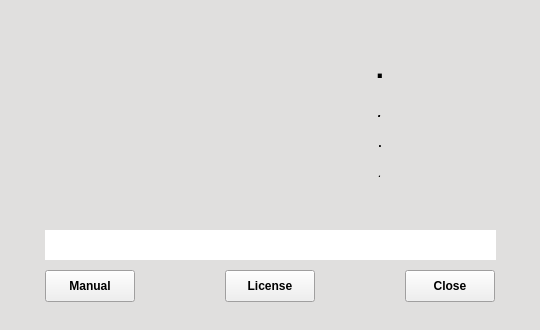
<?xml version="1.0" encoding="UTF-8"?>
<ui version="4.0">
 <class>InfoDialog</class>
 <widget class="QDialog" name="InfoDialog">
  <property name="geometry">
   <rect>
    <x>0</x>
    <y>0</y>
    <width>540</width>
    <height>330</height>
   </rect>
  </property>
  <property name="sizePolicy">
   <sizepolicy hsizetype="Fixed" vsizetype="Fixed">
    <horstretch>0</horstretch>
    <verstretch>0</verstretch>
   </sizepolicy>
  </property>
  <property name="minimumSize">
   <size>
    <width>540</width>
    <height>330</height>
   </size>
  </property>
  <property name="maximumSize">
   <size>
    <width>540</width>
    <height>330</height>
   </size>
  </property>
  <property name="baseSize">
   <size>
    <width>600</width>
    <height>330</height>
   </size>
  </property>
  <property name="palette">
   <palette>
    <active>
     <colorrole role="Window">
      <brush brushstyle="SolidPattern">
       <color alpha="255">
        <red>255</red>
        <green>255</green>
        <blue>255</blue>
       </color>
      </brush>
     </colorrole>
    </active>
    <inactive>
     <colorrole role="Window">
      <brush brushstyle="SolidPattern">
       <color alpha="255">
        <red>224</red>
        <green>223</green>
        <blue>222</blue>
       </color>
      </brush>
     </colorrole>
    </inactive>
    <disabled>
     <colorrole role="Window">
      <brush brushstyle="SolidPattern">
       <color alpha="255">
        <red>224</red>
        <green>223</green>
        <blue>222</blue>
       </color>
      </brush>
     </colorrole>
    </disabled>
   </palette>
  </property>
  <property name="windowTitle">
   <string/>
  </property>
  <property name="windowIcon">
   <iconset resource="../resources/ChartGeany.qrc">
    <normaloff>:/png/images/icons/PNG/information.png</normaloff>:/png/images/icons/PNG/information.png</iconset>
  </property>
  <widget class="QLabel" name="logoLabel">
   <property name="geometry">
    <rect>
     <x>20</x>
     <y>10</y>
     <width>200</width>
     <height>220</height>
    </rect>
   </property>
   <property name="text">
    <string/>
   </property>
   <property name="pixmap">
    <pixmap resource="../resources/ChartGeany.qrc">:/png/images/icons/PNG/cglogo.png</pixmap>
   </property>
   <property name="scaledContents">
    <bool>false</bool>
   </property>
   <property name="alignment">
    <set>Qt::AlignCenter</set>
   </property>
  </widget>
  <widget class="QLabel" name="appnameLabel">
   <property name="geometry">
    <rect>
     <x>230</x>
     <y>50</y>
     <width>300</width>
     <height>35</height>
    </rect>
   </property>
   <property name="font">
    <font>
     <pointsize>22</pointsize>
     <weight>75</weight>
     <bold>true</bold>
    </font>
   </property>
   <property name="text">
    <string>.</string>
   </property>
   <property name="textFormat">
    <enum>Qt::AutoText</enum>
   </property>
   <property name="scaledContents">
    <bool>true</bool>
   </property>
   <property name="alignment">
    <set>Qt::AlignCenter</set>
   </property>
  </widget>
  <widget class="QLabel" name="versionLabel">
   <property name="geometry">
    <rect>
     <x>230</x>
     <y>95</y>
     <width>300</width>
     <height>30</height>
    </rect>
   </property>
   <property name="font">
    <font>
     <pointsize>14</pointsize>
     <weight>50</weight>
     <italic>true</italic>
     <bold>false</bold>
    </font>
   </property>
   <property name="text">
    <string>.</string>
   </property>
   <property name="textFormat">
    <enum>Qt::AutoText</enum>
   </property>
   <property name="scaledContents">
    <bool>true</bool>
   </property>
   <property name="alignment">
    <set>Qt::AlignCenter</set>
   </property>
  </widget>
  <widget class="QLabel" name="copyrightLabel">
   <property name="geometry">
    <rect>
     <x>230</x>
     <y>160</y>
     <width>300</width>
     <height>25</height>
    </rect>
   </property>
   <property name="font">
    <font>
     <pointsize>9</pointsize>
     <weight>50</weight>
     <italic>true</italic>
     <bold>false</bold>
    </font>
   </property>
   <property name="text">
    <string>.</string>
   </property>
   <property name="textFormat">
    <enum>Qt::AutoText</enum>
   </property>
   <property name="scaledContents">
    <bool>true</bool>
   </property>
   <property name="alignment">
    <set>Qt::AlignCenter</set>
   </property>
  </widget>
  <widget class="QPushButton" name="manualButton">
   <property name="geometry">
    <rect>
     <x>45</x>
     <y>270</y>
     <width>90</width>
     <height>32</height>
    </rect>
   </property>
   <property name="font">
    <font>
     <pointsize>9</pointsize>
     <weight>75</weight>
     <bold>true</bold>
    </font>
   </property>
   <property name="focusPolicy">
    <enum>Qt::NoFocus</enum>
   </property>
   <property name="text">
    <string>Manual</string>
   </property>
   <property name="autoDefault">
    <bool>false</bool>
   </property>
  </widget>
  <widget class="QPushButton" name="licenseButton">
   <property name="geometry">
    <rect>
     <x>225</x>
     <y>270</y>
     <width>90</width>
     <height>32</height>
    </rect>
   </property>
   <property name="font">
    <font>
     <pointsize>9</pointsize>
     <weight>75</weight>
     <bold>true</bold>
    </font>
   </property>
   <property name="focusPolicy">
    <enum>Qt::NoFocus</enum>
   </property>
   <property name="text">
    <string>License</string>
   </property>
   <property name="autoDefault">
    <bool>false</bool>
   </property>
  </widget>
  <widget class="QPushButton" name="closeButton">
   <property name="geometry">
    <rect>
     <x>405</x>
     <y>270</y>
     <width>90</width>
     <height>32</height>
    </rect>
   </property>
   <property name="font">
    <font>
     <pointsize>9</pointsize>
     <weight>75</weight>
     <bold>true</bold>
    </font>
   </property>
   <property name="focusPolicy">
    <enum>Qt::NoFocus</enum>
   </property>
   <property name="text">
    <string>Close</string>
   </property>
   <property name="autoDefault">
    <bool>false</bool>
   </property>
  </widget>
  <widget class="QLabel" name="osLabel">
   <property name="geometry">
    <rect>
     <x>230</x>
     <y>130</y>
     <width>300</width>
     <height>25</height>
    </rect>
   </property>
   <property name="font">
    <font>
     <pointsize>9</pointsize>
     <weight>75</weight>
     <italic>false</italic>
     <bold>true</bold>
    </font>
   </property>
   <property name="text">
    <string>.</string>
   </property>
   <property name="textFormat">
    <enum>Qt::AutoText</enum>
   </property>
   <property name="scaledContents">
    <bool>true</bool>
   </property>
   <property name="alignment">
    <set>Qt::AlignCenter</set>
   </property>
  </widget>
  <widget class="QTextBrowser" name="urlLabel">
   <property name="geometry">
    <rect>
     <x>45</x>
     <y>230</y>
     <width>451</width>
     <height>30</height>
    </rect>
   </property>
   <property name="font">
    <font>
     <pointsize>10</pointsize>
     <weight>50</weight>
     <bold>false</bold>
     <kerning>false</kerning>
    </font>
   </property>
   <property name="focusPolicy">
    <enum>Qt::NoFocus</enum>
   </property>
   <property name="frameShape">
    <enum>QFrame::NoFrame</enum>
   </property>
   <property name="frameShadow">
    <enum>QFrame::Plain</enum>
   </property>
   <property name="html">
    <string>&lt;!DOCTYPE HTML PUBLIC &quot;-//W3C//DTD HTML 4.0//EN&quot; &quot;http://www.w3.org/TR/REC-html40/strict.dtd&quot;&gt;
&lt;html&gt;&lt;head&gt;&lt;meta name=&quot;qrichtext&quot; content=&quot;1&quot; /&gt;&lt;style type=&quot;text/css&quot;&gt;
p, li { white-space: pre-wrap; }
&lt;/style&gt;&lt;/head&gt;&lt;body style=&quot; font-family:'Sans Serif'; font-size:10pt; font-weight:400; font-style:normal;&quot;&gt;
&lt;p style=&quot;-qt-paragraph-type:empty; margin-top:0px; margin-bottom:0px; margin-left:0px; margin-right:0px; -qt-block-indent:0; text-indent:0px; font-size:9pt; font-weight:600;&quot;&gt;&lt;br /&gt;&lt;/p&gt;&lt;/body&gt;&lt;/html&gt;</string>
   </property>
   <property name="openExternalLinks">
    <bool>true</bool>
   </property>
  </widget>
 </widget>
 <resources>
  <include location="../resources/ChartGeany.qrc"/>
 </resources>
 <connections/>
</ui>
